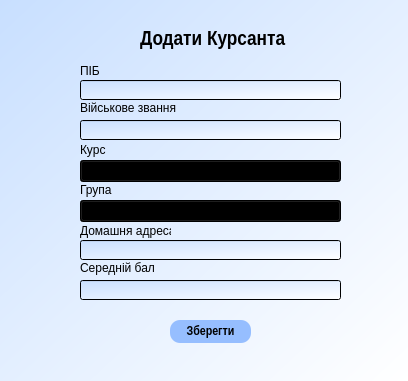
<?xml version="1.0" encoding="UTF-8"?>
<ui version="4.0">
 <class>Form</class>
 <widget class="QWidget" name="Form">
  <property name="geometry">
   <rect>
    <x>0</x>
    <y>0</y>
    <width>408</width>
    <height>381</height>
   </rect>
  </property>
  <property name="windowTitle">
   <string>Form</string>
  </property>
  <property name="styleSheet">
   <string notr="true">background-color: rgb(217, 223, 255);
background-color: qlineargradient(spread:pad, x1:0, y1:0, x2:1, y2:1, stop:0 rgba(200, 223, 255, 255), stop:1 rgba(255, 255, 255, 255));</string>
  </property>
  <widget class="QLineEdit" name="lineEdit">
   <property name="geometry">
    <rect>
     <x>80</x>
     <y>80</y>
     <width>261</width>
     <height>20</height>
    </rect>
   </property>
  </widget>
  <widget class="QLineEdit" name="lineEdit_2">
   <property name="geometry">
    <rect>
     <x>80</x>
     <y>120</y>
     <width>261</width>
     <height>20</height>
    </rect>
   </property>
  </widget>
  <widget class="QLineEdit" name="lineEdit_3">
   <property name="geometry">
    <rect>
     <x>80</x>
     <y>240</y>
     <width>261</width>
     <height>20</height>
    </rect>
   </property>
  </widget>
  <widget class="QLineEdit" name="lineEdit_4">
   <property name="geometry">
    <rect>
     <x>80</x>
     <y>280</y>
     <width>261</width>
     <height>20</height>
    </rect>
   </property>
  </widget>
  <widget class="QComboBox" name="comboBox">
   <property name="geometry">
    <rect>
     <x>80</x>
     <y>160</y>
     <width>261</width>
     <height>22</height>
    </rect>
   </property>
   <item>
    <property name="text">
     <string>1 Курс</string>
    </property>
   </item>
   <item>
    <property name="text">
     <string>2 Курс</string>
    </property>
   </item>
   <item>
    <property name="text">
     <string>3 Курс</string>
    </property>
   </item>
   <item>
    <property name="text">
     <string>4 Курс</string>
    </property>
   </item>
   <item>
    <property name="text">
     <string>5 Курс</string>
    </property>
   </item>
   <item>
    <property name="text">
     <string>6 Курс</string>
    </property>
   </item>
  </widget>
  <widget class="QComboBox" name="comboBox_2">
   <property name="geometry">
    <rect>
     <x>80</x>
     <y>200</y>
     <width>261</width>
     <height>22</height>
    </rect>
   </property>
   <item>
    <property name="text">
     <string>1 Група</string>
    </property>
   </item>
   <item>
    <property name="text">
     <string>2 Група</string>
    </property>
   </item>
   <item>
    <property name="text">
     <string>3 Група</string>
    </property>
   </item>
   <item>
    <property name="text">
     <string>4 Група</string>
    </property>
   </item>
   <item>
    <property name="text">
     <string>5 Група</string>
    </property>
   </item>
  </widget>
  <widget class="QLabel" name="label">
   <property name="geometry">
    <rect>
     <x>80</x>
     <y>60</y>
     <width>91</width>
     <height>21</height>
    </rect>
   </property>
   <property name="styleSheet">
    <string notr="true">background-color:rgba(0,0,0,0%);</string>
   </property>
   <property name="text">
    <string>ПІБ</string>
   </property>
  </widget>
  <widget class="QLabel" name="label_2">
   <property name="geometry">
    <rect>
     <x>80</x>
     <y>100</y>
     <width>121</width>
     <height>16</height>
    </rect>
   </property>
   <property name="styleSheet">
    <string notr="true">background-color:rgba(0,0,0,0%);</string>
   </property>
   <property name="text">
    <string>Військове звання</string>
   </property>
  </widget>
  <widget class="QLabel" name="label_3">
   <property name="geometry">
    <rect>
     <x>80</x>
     <y>140</y>
     <width>161</width>
     <height>20</height>
    </rect>
   </property>
   <property name="styleSheet">
    <string notr="true">background-color:rgba(0,0,0,0%);</string>
   </property>
   <property name="text">
    <string>Курс</string>
   </property>
  </widget>
  <widget class="QLabel" name="label_4">
   <property name="geometry">
    <rect>
     <x>80</x>
     <y>180</y>
     <width>181</width>
     <height>20</height>
    </rect>
   </property>
   <property name="styleSheet">
    <string notr="true">background-color:rgba(0,0,0,0%);</string>
   </property>
   <property name="text">
    <string>Група</string>
   </property>
  </widget>
  <widget class="QLabel" name="label_5">
   <property name="geometry">
    <rect>
     <x>80</x>
     <y>220</y>
     <width>91</width>
     <height>21</height>
    </rect>
   </property>
   <property name="styleSheet">
    <string notr="true">background-color:rgba(0,0,0,0%);</string>
   </property>
   <property name="text">
    <string>Домашня адреса</string>
   </property>
  </widget>
  <widget class="QLabel" name="label_6">
   <property name="geometry">
    <rect>
     <x>80</x>
     <y>260</y>
     <width>151</width>
     <height>16</height>
    </rect>
   </property>
   <property name="styleSheet">
    <string notr="true">background-color:rgba(0,0,0,0%);</string>
   </property>
   <property name="text">
    <string>Середній бал</string>
   </property>
  </widget>
  <widget class="QLabel" name="label_7">
   <property name="geometry">
    <rect>
     <x>140</x>
     <y>20</y>
     <width>171</width>
     <height>41</height>
    </rect>
   </property>
   <property name="font">
    <font>
     <family>Arial Narrow</family>
     <weight>75</weight>
     <bold>true</bold>
    </font>
   </property>
   <property name="styleSheet">
    <string notr="true">background-color:rgba(0,0,0,0%);</string>
   </property>
   <property name="text">
    <string>&lt;html&gt;&lt;head/&gt;&lt;body&gt;&lt;p&gt;&lt;span style=&quot; font-size:16pt;&quot;&gt;Додати Курсанта&lt;/span&gt;&lt;/p&gt;&lt;/body&gt;&lt;/html&gt;</string>
   </property>
  </widget>
  <widget class="QPushButton" name="pushButton">
   <property name="geometry">
    <rect>
     <x>170</x>
     <y>320</y>
     <width>81</width>
     <height>23</height>
    </rect>
   </property>
   <property name="font">
    <font>
     <family>Arial Narrow</family>
     <pointsize>10</pointsize>
     <weight>75</weight>
     <bold>true</bold>
    </font>
   </property>
   <property name="styleSheet">
    <string notr="true">QPushButton {
	background-color: rgb(150, 190, 255);
	border-radius: 10px;
}
QPushButton:hover{
    background-color: rgb(100, 130, 220);
}
QPushButton:pressed{
    background-color: rgb(150, 190, 255);
}</string>
   </property>
   <property name="text">
    <string>Зберегти</string>
   </property>
  </widget>
 </widget>
 <resources/>
 <connections/>
</ui>
